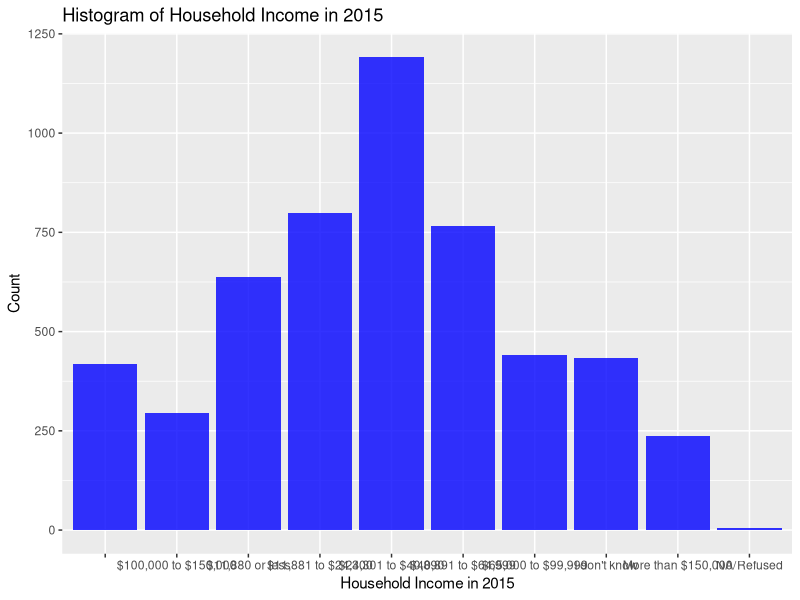

R code for this plot:
library(ggplot2)
library(dplyr)
library(stringr)

respondent_info_df <- read.csv("Seattle_Votes_Survey_Data_from_5_224_immigrant_and_refugee_residents_of_Seattle_King_County.csv", stringsAsFactors = FALSE)

# Count the number of unique values in the Q24 column
unique_income_brackets <- respondent_info_df %>% count(Q24..What.was.your.total.combined.household.income.in.2015.before.taxes., name = "count")
                                                      

# Create the histogram
ggplot(unique_income_brackets, aes(x = Q24..What.was.your.total.combined.household.income.in.2015.before.taxes., y = count)) +
  geom_histogram(stat = "identity", fill = "blue", alpha = 0.8) +
  labs(title = "Histogram of Household Income in 2015",
       x = "Household Income in 2015",
       y = "Count")

